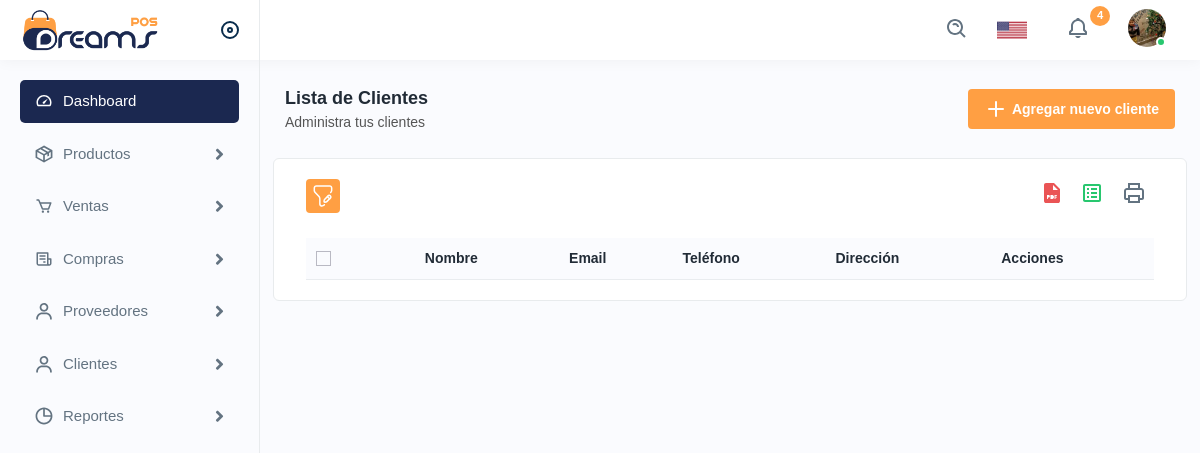
Page /list/customer/ (signed in) on the earlier database version.
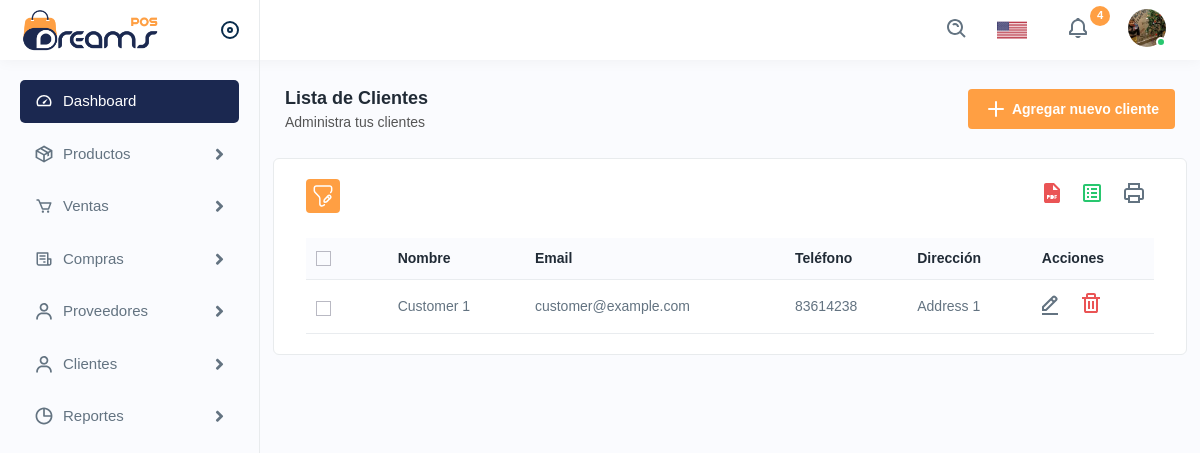
Same page on the later database version.
### backend/models.py (models this page shows, shortened)
class Cliente(models.Model):
    nombre = models.CharField(max_length=100)
    direccion = models.TextField(blank=True, null=True)
    email = models.EmailField(max_length=255, blank=True, null=True)
    telefono = models.CharField(max_length=15, blank=True, null=True)

### backend/views.py (the view)
# urls.py: path('list/customer/', login_required(CustomerListView.as_view()), name='list_customer'),
class CustomerListView(ListView):
    model = Cliente
    template_name = 'dashboard/list_customers.html'
    context_object_name = 'customers'

### backend/templates/dashboard/list_customers.html (shortened to what this page needs)
{% extends 'base.html' %}
{% load static %}
{% block content %}
<div class="page-header">
    <div class="page-title">
        <h4>Lista de Clientes</h4>
        <h6>Administra tus clientes</h6>
    </div>
    <div class="page-btn">
        <a href="{% url 'create_customer' %}" class="btn btn-added">
            <img src="{% static 'assets/img/icons/plus.svg' %}" alt="img" class="me-1" />
            Agregar nuevo cliente
        </a>
    </div>
</div>
<div class="card">
    <div class="card-body">
        <div class="table-top">
            <div class="search-set">
                <div class="search-path">
                    <a class="btn btn-filter" id="filter_search">
                        <img src="{% static 'assets/img/icons/filter.svg' %}" alt="img" />
                    </a>
                </div>
                <div class="search-input">
                    <a class="btn btn-searchset">
                    </a>
                </div>
            </div>
            <div class="wordset">
                <ul>
                    <li>
                        <a data-bs-toggle="tooltip" data-bs-placement="top" title="pdf">
                            <img src="{% static 'assets/img/icons/pdf.svg' %}" alt="img" />
                        </a>
                    </li>
                    <li>
                        <a data-bs-toggle="tooltip" data-bs-placement="top" title="excel">
                            <img src="{% static 'assets/img/icons/excel.svg' %}" alt="img" />
                        </a>
                    </li>
                    <li>
                        <a data-bs-toggle="tooltip" data-bs-placement="top" title="print">
                            <img src="{% static 'assets/img/icons/printer.svg' %}" alt="img" />
                        </a>
                    </li>
                </ul>
            </div>
        </div>
        <div class="table-responsive">
            <table class="table datanew">
                <thead>
                    <tr>
                        <th>
                            <label class="checkboxs">
                                <span class="checkmarks"></span>
                            </label>
                        </th>
                        <th>Nombre</th>
                        <th>Email</th>
                        <th>Teléfono</th>
                        <th>Dirección</th>
                        <th>Acciones</th>
                    </tr>
                </thead>
                <tbody>
                    {% for cliente in customers %}
                    <tr>
                        <td>
                            <label class="checkboxs">
                                <span class="checkmarks"></span>
                            </label>
                        </td>
                        <td>{{ cliente.nombre }}</td>
                        <td>{{ cliente.email|default:"Sin email" }}</td>
                        <td>{{ cliente.telefono|default:"Sin teléfono" }}</td>
                        <td>{{ cliente.direccion|default:"Sin dirección" }}</td>
                        <td>
                            <a class="me-3" href="{% url 'update_customer' cliente.id %}">
                                <img src="{% static 'assets/img/icons/edit.svg' %}" alt="img" />
                            </a>
                            <form class="d-inline" action="{% url 'delete_customer' cliente.id %}" method="post">
                                <button type="button" class="btn confirm-text p-0 m-0 align-baseline">
                                    <img src="{% static 'assets/img/icons/delete.svg' %}" alt="img" />
                                </button>
                            </form>
                        </td>
                    </tr>
                    {% endfor %}
                </tbody>
            </table>
        </div>
    </div>
</div>
{% endblock content %}</a></label></select></div>

Differences in the rows shown:
added Cliente: nombre "Customer 1", email "customer@example.com", telefono "83614238", direccion "Address 1"
